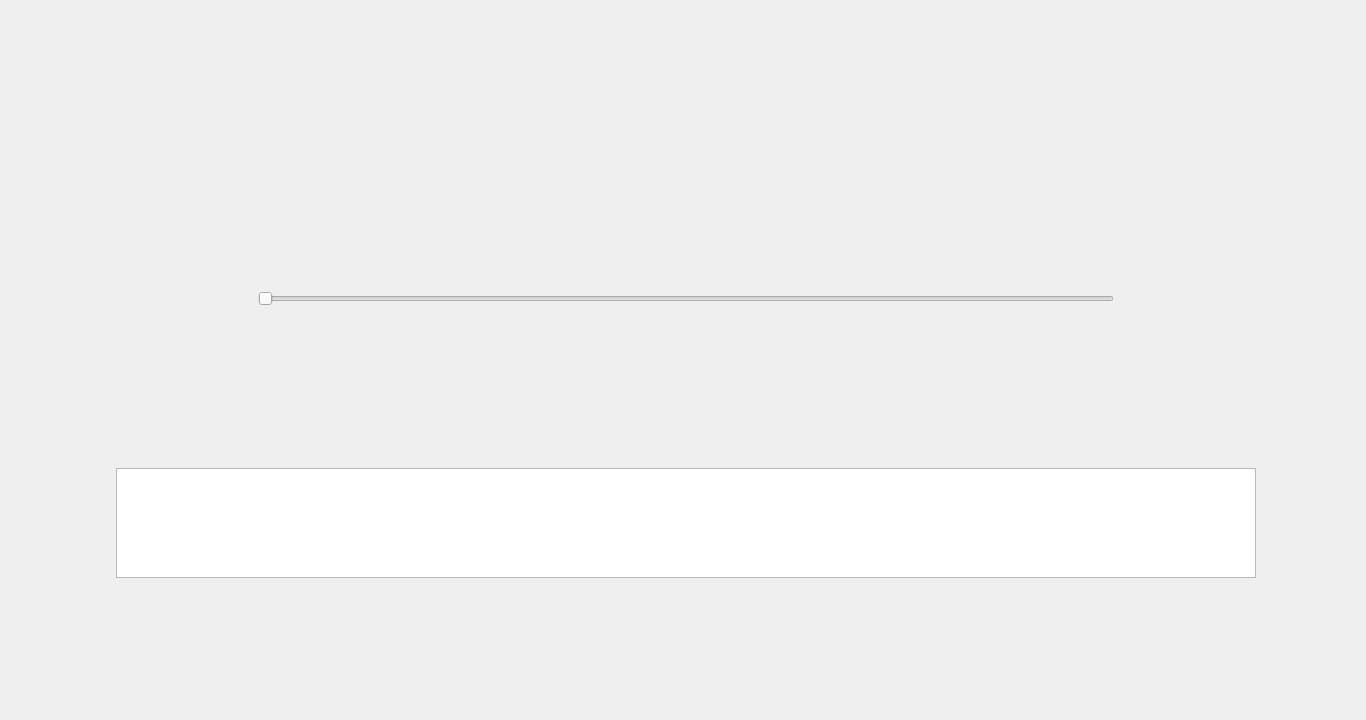
<?xml version="1.0" encoding="UTF-8"?>
<ui version="4.0">
 <class>mood_feedback</class>
 <widget class="QWidget" name="mood_feedback">
  <property name="geometry">
   <rect>
    <x>0</x>
    <y>0</y>
    <width>1366</width>
    <height>720</height>
   </rect>
  </property>
  <property name="minimumSize">
   <size>
    <width>1366</width>
    <height>720</height>
   </size>
  </property>
  <property name="maximumSize">
   <size>
    <width>1366</width>
    <height>720</height>
   </size>
  </property>
  <property name="windowTitle">
   <string>Form</string>
  </property>
  <widget class="QLabel" name="background_label">
   <property name="geometry">
    <rect>
     <x>0</x>
     <y>0</y>
     <width>1366</width>
     <height>720</height>
    </rect>
   </property>
   <property name="minimumSize">
    <size>
     <width>1366</width>
     <height>720</height>
    </size>
   </property>
   <property name="maximumSize">
    <size>
     <width>1366</width>
     <height>720</height>
    </size>
   </property>
   <property name="styleSheet">
    <string notr="true">border-image: url(:/PrefixV1/images/mood prediction rate fg.png);</string>
   </property>
   <property name="text">
    <string/>
   </property>
  </widget>
  <widget class="QSlider" name="rating_slider">
   <property name="geometry">
    <rect>
     <x>258</x>
     <y>264</y>
     <width>856</width>
     <height>70</height>
    </rect>
   </property>
   <property name="styleSheet">
    <string notr="true"/>
   </property>
   <property name="orientation">
    <enum>Qt::Horizontal</enum>
   </property>
  </widget>
  <widget class="QTextEdit" name="text_edit">
   <property name="geometry">
    <rect>
     <x>116</x>
     <y>468</y>
     <width>1140</width>
     <height>110</height>
    </rect>
   </property>
   <property name="styleSheet">
    <string notr="true">font: 700 17pt &quot;Segoe UI&quot;;</string>
   </property>
   <property name="html">
    <string>&lt;!DOCTYPE HTML PUBLIC &quot;-//W3C//DTD HTML 4.0//EN&quot; &quot;http://www.w3.org/TR/REC-html40/strict.dtd&quot;&gt;
&lt;html&gt;&lt;head&gt;&lt;meta name=&quot;qrichtext&quot; content=&quot;1&quot; /&gt;&lt;meta charset=&quot;utf-8&quot; /&gt;&lt;style type=&quot;text/css&quot;&gt;
p, li { white-space: pre-wrap; }
hr { height: 1px; border-width: 0; }
li.unchecked::marker { content: &quot;\2610&quot;; }
li.checked::marker { content: &quot;\2612&quot;; }
&lt;/style&gt;&lt;/head&gt;&lt;body style=&quot; font-family:'Segoe UI'; font-size:17pt; font-weight:700; font-style:normal;&quot;&gt;
&lt;p style=&quot;-qt-paragraph-type:empty; margin-top:0px; margin-bottom:0px; margin-left:0px; margin-right:0px; -qt-block-indent:0; text-indent:0px;&quot;&gt;&lt;br /&gt;&lt;/p&gt;&lt;/body&gt;&lt;/html&gt;</string>
   </property>
  </widget>
  <widget class="QPushButton" name="submit_button">
   <property name="geometry">
    <rect>
     <x>1159</x>
     <y>624</y>
     <width>173</width>
     <height>70</height>
    </rect>
   </property>
   <property name="styleSheet">
    <string notr="true"/>
   </property>
   <property name="text">
    <string/>
   </property>
   <property name="autoDefault">
    <bool>true</bool>
   </property>
   <property name="default">
    <bool>true</bool>
   </property>
   <property name="flat">
    <bool>true</bool>
   </property>
  </widget>
 </widget>
 <resources>
  <include location="resource.qrc"/>
 </resources>
 <connections/>
</ui>
